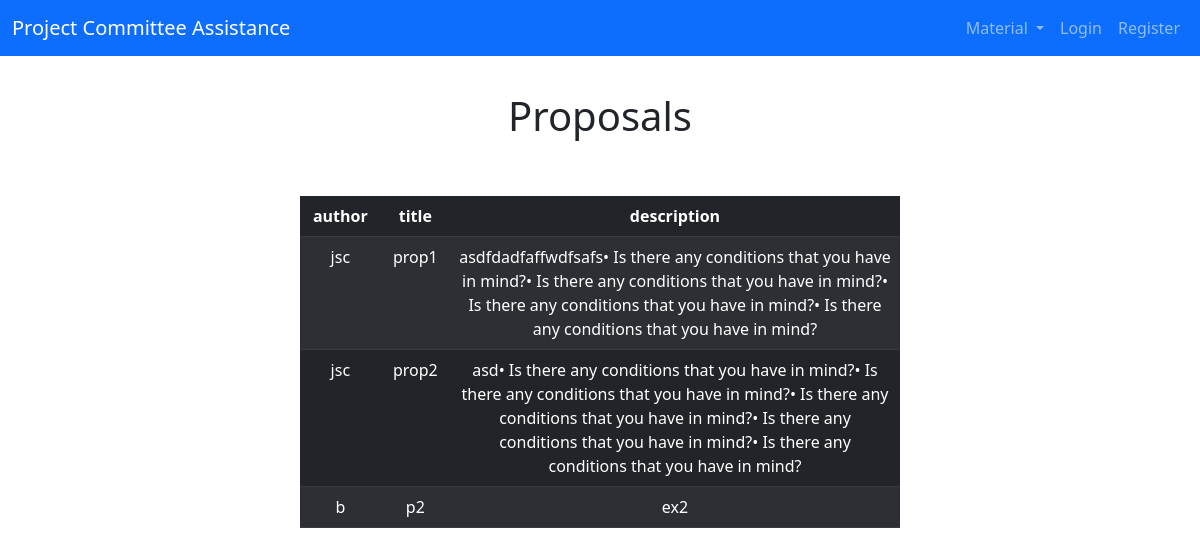
The page /view_proposal on the database as committed earlier.
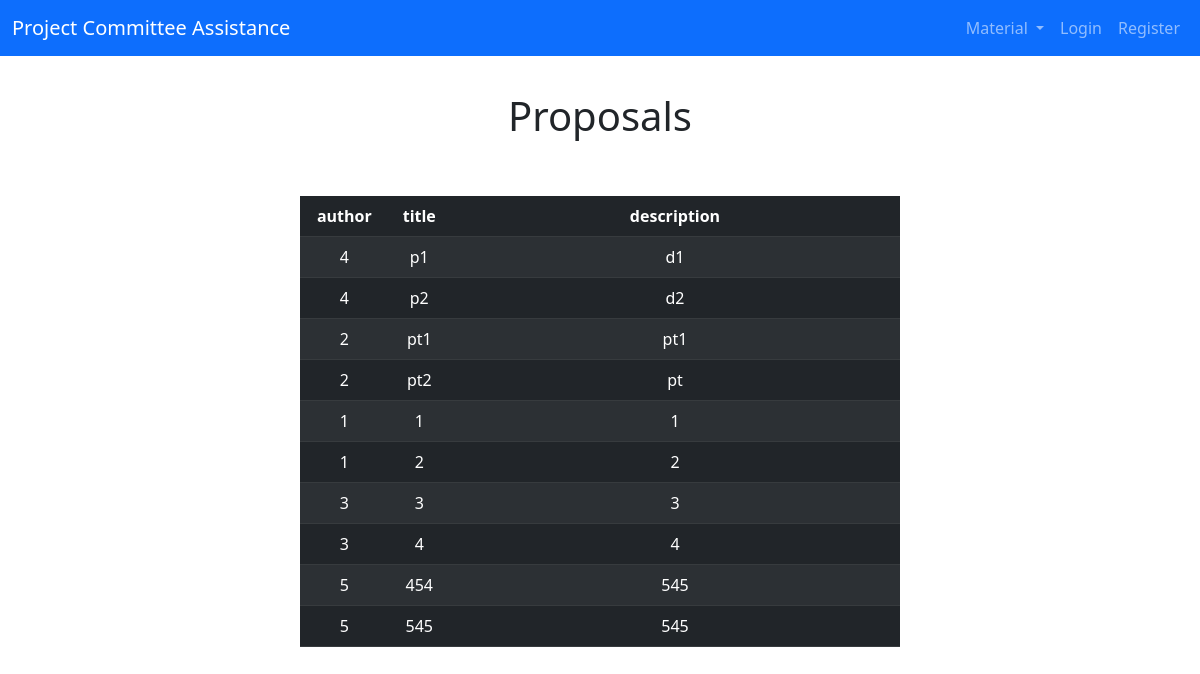
The same page on the database as committed later.
### app/models.py (models this page shows, shortened)
class User(UserMixin,db.Model):
    id = db.Column(db.Integer, primary_key=True)
    username = db.Column(db.String(64), index=True, unique=True, nullable=False)
    email = db.Column(db.String(120), index=True, unique=True, nullable=False)
    password_hash = db.Column(db.String(128), nullable=False)
    admin = db.Column(db.Boolean, default=False)
    faculty = db.Column(db.Boolean, default=False)
    student = db.Column(db.Boolean, default=False)
    leader = db.Column(db.Boolean, default=False)
    sId = db.Column(db.Integer)
    gpa = db.Column(db.Float)
    member = db.Column(db.Integer, db.ForeignKey('group.id'))
    author = db.relationship('Proposal', backref='user', lazy=True)

class Proposal(db.Model):
    id = db.Column(db.Integer, primary_key=True,)
    title = db.Column(db.String(64), index=True, unique=True, nullable=False)
    desc = db.Column(db.String(2064), index=True, nullable=False)
    published = db.Column(db.Boolean, default=False)
    owned = db.Column(db.Boolean, default=False)
    author = db.Column(db.Integer, db.ForeignKey('user.id'))
    holder = db.Column(db.Integer, db.ForeignKey('group.id'))

### app/routes.py (the view)
@app.route('/view_proposal', methods=['GET', 'POST'])
def viewProposal():
    authors = []
    proposals = Proposal.query.filter_by(published = True)
    for proposal in proposals:
        user = User.query.filter_by(id = proposal.author).first()
        authors.append(user.username)
    authors.reverse()
    return render_template("view_proposal.html", title='Proposal', proposals=proposals, authors = authors)

### app/templates/view_proposal.html
{% extends "base.html" %}
{% block content %}
<h1 class="d-flex aligns-items-center justify-content-center header" style= "margin-top: 3%;">Proposals</h1>
<br>
<br>
<div class="text-center" style="margin-left : 25% ;width: 50%;">
    <table class="table d-table table-dark table-striped">
        <thead>
            <tr>
            <th scope="col">author</th>
            <th scope="col">title</th>
            <th scope="col">description</th>
            </tr>
        </thead>
        <tbody>
            {% for proposal in proposals %}
            <tr>
                <td>{{ authors.pop() }}</td>
                <td>{{ proposal.title }}</td>
                <td style="width: 75%; word-break: break-word;">{{ proposal.desc }}</td>
            </tr>
            {% endfor %}
        </tbody>
    </table>
    </div>
{% endblock %}

### app/templates/base.html (shortened to what this page needs)
<!DOCTYPE html>
<html>
    <head>
        <link href="https://cdn.jsdelivr.net/npm/bootstrap@5.3.0-alpha1/dist/css/bootstrap.min.css" rel="stylesheet">
    </head>
    <body>
        <nav class="navbar navbar-expand-lg navbar-dark bg-primary">
            <div class="container-fluid">
              <a class="navbar-brand" href="{{ url_for('index') }}">Project Committee Assistance</a>
              <div class="collapse navbar-collapse" id="navbarSupportedContent">
                <ul class="navbar-nav ms-auto mb-2 mb-lg-0">
                  <li class="nav-item dropdown">
                    <a class="nav-link dropdown-toggle" href="#" role="button" data-bs-toggle="dropdown" aria-expanded="false">
                      Material
                    </a>
                  </li>
                  {% if current_user.is_anonymous %}
                  <li class="nav-item">
                    <a class="nav-link" href="{{ url_for('loginChoice') }}" >Login</a>
                  </li>
                  <li class="nav-item">
                    <a class="nav-link" href="{{ url_for('registerChoice') }}" >Register</a>
                  </li>
                {% endif %}
                </ul>
              </div>
            </div>
          </nav>
        {% block content %}{% endblock %}
    </body>
</html>

Rows that differ between the two databases and show on the page:
no longer on this page (row edited): User: pop "jsc"
changed Proposal (number 1 of 10 on the later page): pop (not shown) → "4"; title "prop1" → "p1"; desc "asdfdadfaffwdfsafs• Is there any conditions that you have in mind?• Is there any conditions that you have in mind?• Is there any conditions that you have in mind?• Is there any conditions that you have in mind?" → "d1"
changed Proposal (number 2 of 10 on the later page): pop (not shown) → "4"; title "prop2" → "p2"; desc "asd• Is there any conditions that you have in mind?• Is there any conditions that you have in mind?• Is there any conditions that you have in mind?• Is there any conditions that you have in mind?• Is there any conditions that you have in mind?" → "d2"
added Proposal: pop "2", title "pt1", desc "pt1"
changed Proposal (number 4 of 10 on the later page): pop "b" → "2"; title "p2" → "pt2"; desc "ex2" → "pt"
added Proposal: pop "1", title "1", desc "1"
added Proposal: pop "1", title "2", desc "2"
added Proposal: pop "3", title "3", desc "3"
added Proposal: pop "3", title "4", desc "4"
added Proposal: pop "5", title "454", desc "545"
added Proposal: pop "5", title "545", desc "545"
